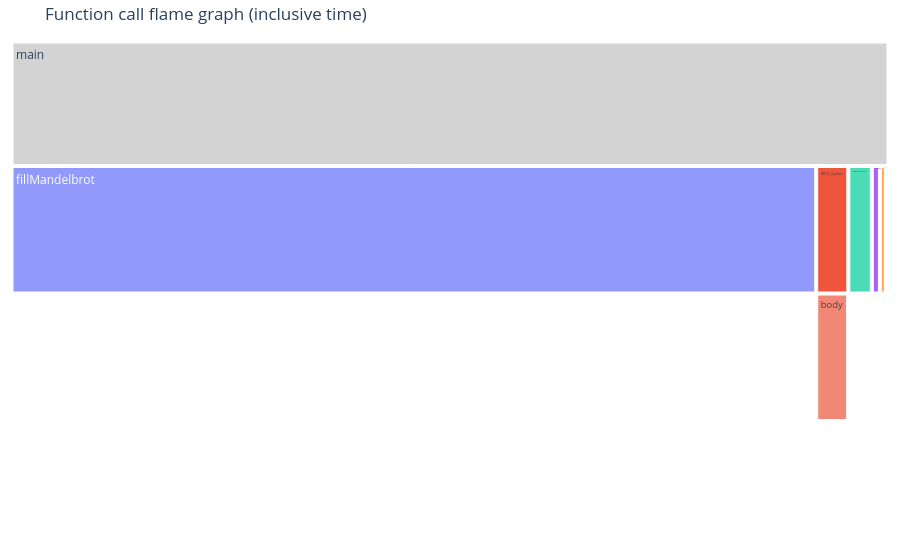

Write notebook code for a chart like this one.
### Markdown cell above
### 2.1 Flame Graph view of the function call tree

This flame graph represents the inclusive CPU time of each function in the call tree. The wider a block, the more time it spent including its descendants.

### Code cell
# Plot the call hierarchy as an inclusive-time flame graph
flame_graph = trace_parser.build_flamegraph(calls)
flame_graph

### Figure 1 — Plotly figure (JSON) as saved in the notebook; plotly's stock layout.template omitted (floating-point values rounded to 4 significant figures; data arrays with more than 128 entries replaced by an {"elided": "..."} marker saying what was removed)
{"data": [{"branchvalues": "total", "customdata": {"elided": "18x10 mixed values"}, "hoverlabel": {"namelength": 80}, "hovertemplate": "<b>%{label}</b><br>file: %{customdata[9]}<br>calls: %{customdata[0]}<br>inclusive time: %{customdata[1]} us<br>exclusive time: %{customdata[2]} us<br>avg incl: %{customdata[3]:.2f} us<br>avg excl: %{customdata[4]:.2f} us<br>parent incl: %{customdata[5]:.2f}%<br>parent excl: %{customdata[6]:.2f}%<br>total incl: %{customdata[7]:.2f}%<br>total excl: %{customdata[8]:.2f}%<extra></extra>", "ids": ["main:00000001400048A0:root:0", "yuvDisplayInit:0000000140003310:main:00000001400048A0:root:0:1", "startTiming:00000001400014E0:yuvDisplayInit:0000000140003310:main:00000001400048A0:root:0:1:2", "startTiming:00000001400014E0:main:00000001400048A0:root:0:3", "fillMandelbrot:00000001400015C0:main:00000001400048A0:root:0:4", "MD5_Update:0000000140002AA0:main:00000001400048A0:root:0:5", "MD5_Init:0000000140001FC0:MD5_Update:0000000140002AA0:main:00000001400048A0:root:0:5:6", "body:0000000140002010:MD5_Update:0000000140002AA0:main:00000001400048A0:root:0:5:7", "MD5_Final:00000001400027D0:MD5_Update:0000000140002AA0:main:00000001400048A0:root:0:5:8", "body:0000000140002010:MD5_Final:00000001400027D0:MD5_Update:0000000140002AA0:main:00000001400048A0:root:0:5:8:9", "mandelbrotToYUV:0000000140001920:main:00000001400048A0:root:0:10", "yuvDisplay:0000000140003680:main:00000001400048A0:root:0:11", "stopTiming:0000000140001520:yuvDisplay:0000000140003680:main:00000001400048A0:root:0:11:12", "startTiming:00000001400014E0:yuvDisplay:0000000140003680:main:00000001400048A0:root:0:11:13", "exitCallBack:00000001400032A0:yuvDisplay:0000000140003680:main:00000001400048A0:root:0:11:14", "stopTiming:0000000140001520:main:00000001400048A0:root:0:15", "yuvFinalize:0000000140003910:main:00000001400048A0:root:0:16", "exitCallBack:00000001400032A0:yuvFinalize:0000000140003910:main:00000001400048A0:root:0:16:17"], "labels": ["main", "yuvDisplayInit", "startTiming", "startTiming", "fillMandelbrot", "MD5_Update", "MD5_Init", "body", "MD5_Final", "body", "mandelbrotToYUV", "yuvDisplay", "stopTiming", "startTiming", "exitCallBack", "stopTiming", "yuvFinalize", "exitCallBack"], "parents": ["", "main:00000001400048A0:root:0", "yuvDisplayInit:0000000140003310:main:00000001400048A0:root:0:1", "main:00000001400048A0:root:0", "main:00000001400048A0:root:0", "main:00000001400048A0:root:0", "MD5_Update:0000000140002AA0:main:00000001400048A0:root:0:5", "MD5_Update:0000000140002AA0:main:00000001400048A0:root:0:5", "MD5_Update:0000000140002AA0:main:00000001400048A0:root:0:5", "MD5_Final:00000001400027D0:MD5_Update:0000000140002AA0:main:00000001400048A0:root:0:5:8", "main:00000001400048A0:root:0", "main:00000001400048A0:root:0", "yuvDisplay:0000000140003680:main:00000001400048A0:root:0:11", "yuvDisplay:0000000140003680:main:00000001400048A0:root:0:11", "yuvDisplay:0000000140003680:main:00000001400048A0:root:0:11", "main:00000001400048A0:root:0", "main:00000001400048A0:root:0", "yuvFinalize:0000000140003910:main:00000001400048A0:root:0:16"], "root": {"color": "lightgrey"}, "tiling": {"orientation": "v", "pad": 3}, "type": "icicle", "values": [13618386, 90348, 5, 3, 12495805, 498696, 49, 495258, 135, 58, 364078, 127123, 95, 236, 235, 1, 14177, 14]}], "layout": {"font": {"size": 12}, "margin": {"b": 10, "l": 10, "r": 10, "t": 40}, "paper_bgcolor": "white", "plot_bgcolor": "white", "title": {"text": "Function call flame graph (inclusive time)"}}}
